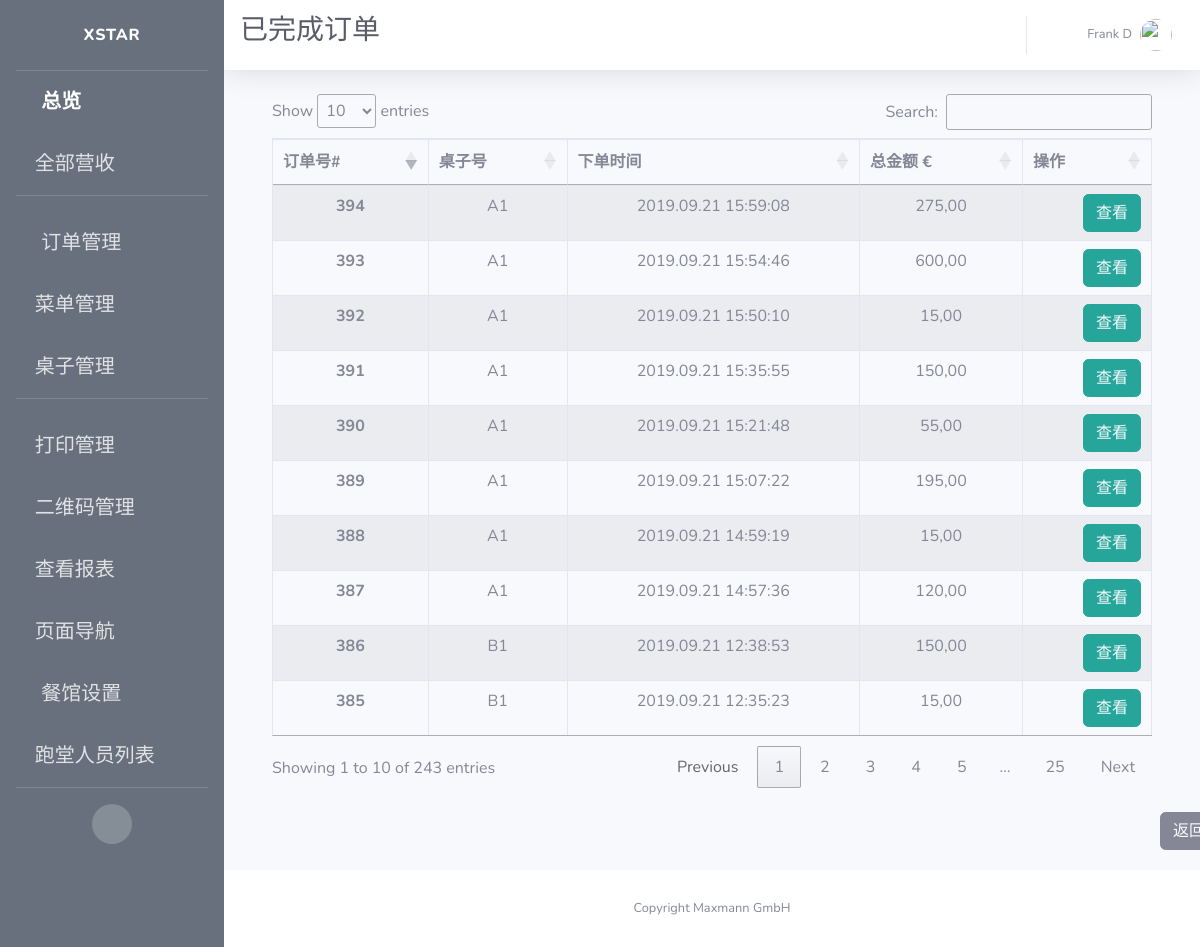
The page /admin/view/paid/alacarte/orders (signed in) on the database its author committed.
### app/models.py (models this page shows, shortened)
class User(UserMixin, db.Model):
    id = db.Column(db.Integer, primary_key=True)
    username = db.Column(db.String(64), index=True, unique=True, nullable=False)
    alias = db.Column(db.String(64))
    email = db.Column(db.String(120), unique=True)
    password_hash = db.Column(db.String(128))
    permissions = db.Column(db.Integer)
    container = db.Column(db.String(300))
    timeCreated = db.Column(db.DateTime, default=datetime.utcnow)

class Order(db.Model):
    id = db.Column(db.Integer, primary_key=True, unique=True, index=True)
    totalPrice = db.Column(db.Float, unique=False)
    orderNumber = db.Column(db.String(200), unique=True)
    timeCreated = db.Column(db.DateTime, default=datetime.utcnow)
    isPaid = db.Column(db.Boolean, default=False)
    isReady = db.Column(db.Boolean, default=False)
    isPickedUp = db.Column(db.Boolean, default=False)
    items = db.Column(db.String(1500))
    pay_via = db.Column(db.String(100))
    type = db.Column(db.String(100))
    container = db.Column(db.String(300))
    mealPrinted = db.Column(db.Boolean, default=False)
    printed = db.Column(db.Boolean, default=False)
    settleTime = db.Column(db.DateTime)
    settleID = db.Column(db.String(500))
    table_name = db.Column(db.String(500))
    seat_number = db.Column(db.String(500))
    isCancelled = db.Column(db.Boolean(), default=False)
    isDone = db.Column(db.Boolean())
    dishes = db.Column(db.String(1500))
    discount = db.Column(db.Float, default=0.0)
    discount_rate = db.Column(db.Float, default=0.0)
    subtype = db.Column(db.String(500))
    endTotal = db.Column(db.Float, default=totalPrice)
    section = db.Column(db.String(500))

### app/routes.py (the view)
@app.route('/admin/view/paid/alacarte/orders')
@login_required
def admin_view_paid_alacarte_orders():
    orders = db.session.query(Order).filter(
        Order.type == "In",
        Order.isPaid == True).all()
    cancelled_orders = db.session.query(Order).filter(
        Order.type == "In",
        Order.isCancelled == True).all()
    cur_orders = orders + cancelled_orders
    items = {order.id: json.loads(order.items) for order in cur_orders}
    context = dict(open_orders=cur_orders,
                   items=items,
                   title=u"已完成订单",
                   referrer=request.headers.get('Referer'),
                   company_name=company_info.get('company_name'),
                   datetime_format=datetime_format,
                   formatter=formatter)
    return render_template("admin_view_paid_alacarte_orders.html", **context)

### app/models.py (called while the page is built)
@login.user_loader
def load_user(id):
    return User.query.get(int(id))

### app/utilities.py (called while the page is built)
def formatter(number):
    if number == 0:
        number = '{:.2f}'.format(round(number, 2))
        number = number.replace(".", ",")
        return number
    number = format_decimal(round(float(number), 2), locale="de_DE")
    if len(number.split(",")) == 1:
        number = number + ",00"
        return number
    if len(number.split(",")[1]) == 1:
        number = number + "0"
        return number
    return number

### app/templates/admin_view_paid_alacarte_orders.html (shortened to what this page needs)
{% extends 'base.html' %}
{% block css %}
<link rel="stylesheet" type="text/css" href="https://cdn.datatables.net/1.10.19/css/jquery.dataTables.css">
<link rel="stylesheet" type="text/css" href="https://cdnjs.cloudflare.com/ajax/libs/twitter-bootstrap/4.1.3/css/bootstrap.css">
<link rel="stylesheet" type="text/css" href="https://cdn.datatables.net/1.10.19/css/dataTables.bootstrap4.min.css">
{% endblock %}
{% block title %}
<h1 class="h3 mb-2 text-gray-800">{{title}}</h1>
{% endblock %}
{% block content %}
<div class="container">
  <div class="row">
    <div class="col-sm-12">
      <table id="example" class="table table-striped table-bordered">
        <thead>
          <tr>
            <th scope="col">订单号#</th>
            <th scope="col">桌子号</th>
            <th scope="col">下单时间</th>
            <th scope="col">总金额 €</th>
            <th scope="col">操作</th>
          </tr>
        </thead>
        <tbody>
          {% for order in open_orders %}
          <tr>
            <th scope="row">{{order.id}}</th>
            <td>{{ order.table_name }}</td>
            <td>{{ order.timeCreated.strftime(datetime_format) }}</td>
            <td>{{ formatter(order.totalPrice) }}</td>
            <td style="text-align:right">
              <span>
                <button type="button" class="btn btn-info" style="border-color:#26a69a; background-color:#26a69a;">
                  <a href={{ url_for('admin_alacarte_order_edit', order_id=order.id) }} style="color: rgb(247, 249, 252)">
                    查看
                  </a>
                </button>
              </span>
            </td>
          </tr>
          {% endfor %}
        </tbody>
      </table>
    </div>
  </div>
</div>
<br>
<button type="button" class="btn btn-secondary" id="back">
  <a style="color: rgb(247, 249, 252)" href={{ referrer }} >
    返回
  </a>
</button>
{% endblock %}

### app/templates/base.html (shortened to what this page needs)
<!DOCTYPE html>
<html lang="en">
<head>
  {% block css %}
  {% endblock %}
  <link href="{{ url_for('static', filename='fontawesome-free/css/all.min.css') }}" rel="stylesheet" type="text/css">
  <link href="{{ url_for('static', filename='css/sb-admin-2.min.css')}}" rel="stylesheet">
  <link rel='stylesheet' href='https://cdnjs.cloudflare.com/ajax/libs/flag-icon-css/0.8.2/css/flag-icon.min.css'>
</head>
<body id="page-top">
  <div id="wrapper">
    <ul class="navbar-nav bg-gradient-primary sidebar sidebar-dark accordion" id="accordionSidebar">
      <a class="sidebar-brand d-flex align-items-center justify-content-center" href="{{ url_for('index') }}">
        <div class="sidebar-brand-text mx-3">Xstar</div>
      </a>
      <hr class="sidebar-divider my-0">
      <li class="nav-item active">
        <a class="nav-link" href="{{url_for('index') }}">
          <i class="fas fa-fw fa-tachometer-alt"></i>
          <span>总览</span></a>
      </li>
      <li class="nav-item">
        <a class="nav-link collapsed" href="#" data-toggle="collapse" data-target="#collapseOne" aria-expanded="true" aria-controls="collapseOne">
          <i class="fas fa-money-bill-alt"></i>
          <span>全部营收</span>
        </a>
      </li>
      <hr class="sidebar-divider">
      <li class="nav-item">
        <a class="nav-link collapsed" href="#" data-toggle="collapse" data-target="#collapseTwo" aria-expanded="true" aria-controls="collapseTwo">
          <i class="fas fa-fw fa-cog"></i>
          <span>订单管理</span>
        </a>
      </li>
      <li class="nav-item">
        <a class="nav-link collapsed" href="#" data-toggle="collapse" data-target="#collapseMenu" aria-expanded="true" aria-controls="collapseTwo">
        <i class="fas fa-utensils"></i>
          <span>菜单管理</span>
        </a>
      </li>
      <li class="nav-item">
        <a class="nav-link collapsed" href="#" data-toggle="collapse" data-target="#collapseUtilities" aria-expanded="true" aria-controls="collapseUtilities">
          <i class="fas fa-chair"></i>
          <span>桌子管理</span>
        </a>
      </li>
      <hr class="sidebar-divider">
      <li class="nav-item">
        <a class="nav-link collapsed" href="#" data-toggle="collapse" data-target="#collapsePages" aria-expanded="true" aria-controls="collapsePages">
          <i class="fas fa-print"></i>
          <span>打印管理</span>
        </a>
      </li>
      <li class="nav-item">
        <a class="nav-link" href={{ url_for('qrcode_manage') }}>
          <i class="fas fa-qrcode"></i>
          <span>二维码管理</span>
        </a>
      </li>
      <li class="nav-item">
        <a class="nav-link collapsed" href="#" data-toggle="collapse" data-target="#collapseLogs" aria-expanded="true" aria-controls="collapseUtilities">
          <i class="far fa-sticky-note"></i>
          <span>查看报表</span>
        </a>
      </li>
      <li class="nav-item">
        <a class="nav-link collapsed" href="#" data-toggle="collapse" data-target="#collapseNavigation" aria-expanded="true" aria-controls="collapseUtilities">
          <i class="far fa-compass"></i>
          <span>页面导航</span>
        </a>
      </li>
      <li class="nav-item">
        <a class="nav-link" href="{{ url_for('set_store') }}">
          <i class="fas fa-fw fa-wrench"></i>
          <span>餐馆设置</span></a>
      </li>
      {% if current_user.permissions == 100 %}
      <li class="nav-item">
        <a class="nav-link" href="{{ url_for('boss_users_manage') }}">
          <i class="fas fa-users"></i>
          <span>账户管理</span></a>
      </li>
      {% else %}
      <li class="nav-item">
        <a class="nav-link" href="{{ url_for('users_manage') }}">
          <i class="fas fa-users"></i>
          <span>跑堂人员列表</span></a>
      </li>
      {% endif %}
      <hr class="sidebar-divider d-none d-md-block">
      <div class="text-center d-none d-md-inline">
        <button class="rounded-circle border-0" id="sidebarToggle"></button>
      </div>
    </ul>
    <div id="content-wrapper" class="d-flex flex-column">
      <div id="content">
        <nav class="navbar navbar-expand navbar-light bg-white topbar mb-4 static-top shadow">
          {% block title %}
          {% endblock %}
          <ul class="navbar-nav ml-auto">
            <li class="nav-item dropdown no-arrow">
              <a class="nav-link dropdown-toggle" href="#" id="lanDropdown" role="button" data-toggle="dropdown" aria-haspopup="true" aria-expanded="false">
              </a>
            </li>
            <li class="nav-item dropdown no-arrow">
              <a class="nav-link dropdown-toggle" href="#" id="userDropdown" role="button" data-toggle="dropdown" aria-haspopup="true" aria-expanded="false">
                <span class="mr-2 d-none d-lg-inline text-gray-600 small">{{ current_user.alias }}</span>
                <img class="img-profile rounded-circle" src="https://source.unsplash.com/QAB-WJcbgJk/60x60">
              </a>
            </li>
          </ul>
        </nav>
        <div class="container-fluid">
          {% block content %}{% endblock %}
        </div>
      </div>
      <footer class="sticky-footer bg-white">
        <div class="container my-auto">
          <div class="copyright text-center my-auto">
            <span>Copyright {{ company_name }}</span>
          </div>
        </div>
      </footer>
    </div>
  </div>
</body>
</html>

### app/templates/admin_view_paid_alacarte_orders.html (style rules this page uses)
.row:after { content: ""; display: table; clear: both; }
#back { margin-left: 912px; margin-bottom: 20px; }
table { text-align: center; }

### app/templates/base.html (style rules this page uses)
.bg-gradient-primary { background-image: linear-gradient(180deg,#67707c 10%,#67707c 100%); background-size: cover; }

### rows shown on the page
User: alias "Frank D"
Order: id "385", table_name "B1", timeCreated "2019.09.21 12:35:23", totalPrice "15,00"
Order: id "386", table_name "B1", timeCreated "2019.09.21 12:38:53", totalPrice "150,00"
Order: id "387", table_name "A1", timeCreated "2019.09.21 14:57:36", totalPrice "120,00"
Order: id "388", table_name "A1", timeCreated "2019.09.21 14:59:19", totalPrice "15,00"
Order: id "389", table_name "A1", timeCreated "2019.09.21 15:07:22", totalPrice "195,00"
Order: id "390", table_name "A1", timeCreated "2019.09.21 15:21:48", totalPrice "55,00"
Order: id "391", table_name "A1", timeCreated "2019.09.21 15:35:55", totalPrice "150,00"
Order: id "392", table_name "A1", timeCreated "2019.09.21 15:50:10", totalPrice "15,00"
Order: id "393", table_name "A1", timeCreated "2019.09.21 15:54:46", totalPrice "600,00"
Order: id "394", table_name "A1", timeCreated "2019.09.21 15:59:08", totalPrice "275,00"

### other values the page prints
{{ title }} "已完成订单"
{{ company_name }} "Maxmann GmbH"
